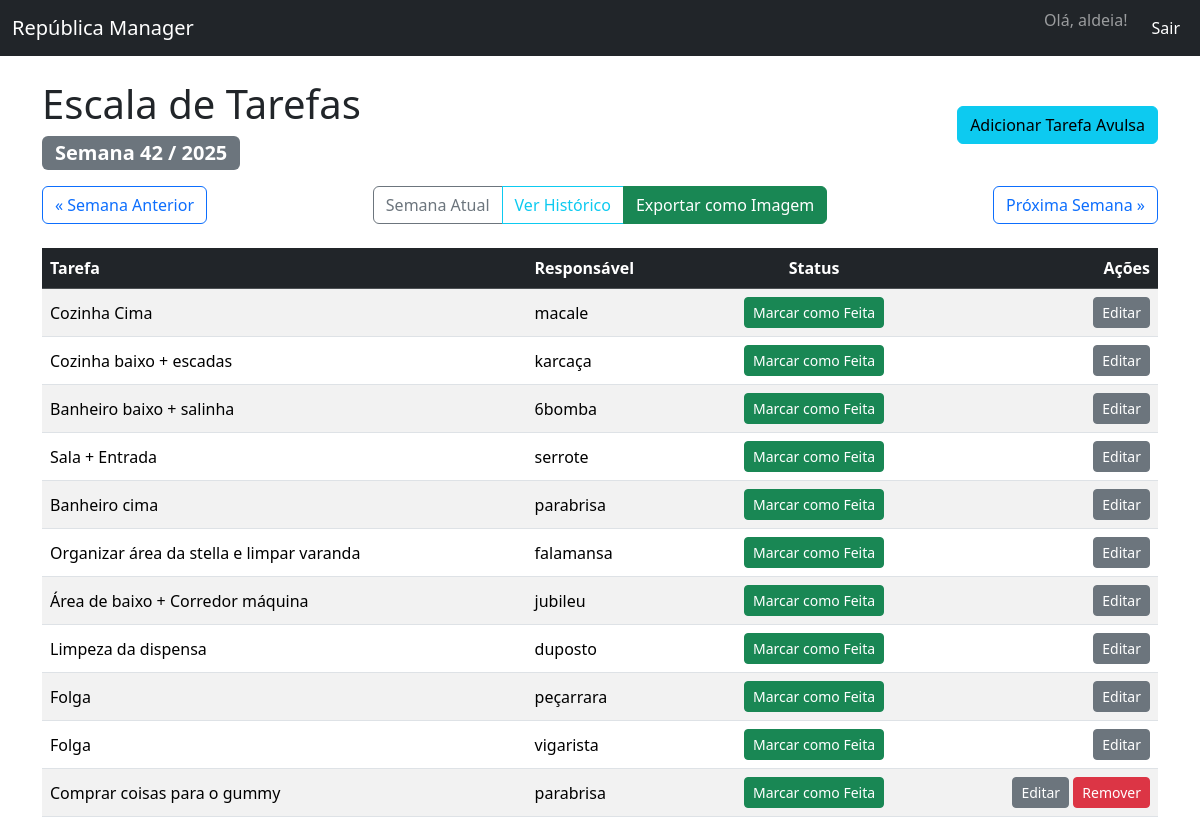
The page /escala (signed in) on the database its author committed.
### app/models.py (models this page shows, shortened)
class User(UserMixin, db.Model):
    __tablename__ = 'usuarios'
    id = db.Column(db.Integer, primary_key=True)
    username = db.Column(db.String(80), unique=True, nullable=False)
    password_hash = db.Column(db.String(120), nullable=False)
    cargo = db.Column(db.String(20), nullable=False, default='usuario')
    def is_gerenciador(self):
        return self.cargo in ['admin', 'gerenciador']

class EscalaSemanal(db.Model):
    __tablename__ = 'escala_semanal'
    id = db.Column(db.Integer, primary_key=True)
    semana = db.Column(db.Integer, nullable=False)
    ano = db.Column(db.Integer, nullable=False)
    tarefa = db.Column(db.String(200), nullable=False)
    responsavel = db.Column(db.String(80), nullable=False)
    status = db.Column(db.String(20), nullable=False, default='pendente')
    tipo = db.Column(db.String(20), nullable=False, default='recorrente')

### app/escala.py (the view, shortened to what this page needs)
@escala_bp.route('/escala')
@escala_bp.route('/escala/<int:ano>/<int:semana>')
@login_required
def ver_escala(ano=None, semana=None):
    if ano is None or semana is None:
        hoje = date.today()
        data_ajustada = hoje - timedelta(days=2)
        semana = data_ajustada.isocalendar()[1]
        ano = data_ajustada.isocalendar()[0]
    data_referencia = datetime.fromisocalendar(ano, semana, 1)
    data_anterior = data_referencia - timedelta(days=7)
    data_proxima = data_referencia + timedelta(days=7)
    semana_anterior = {'ano': data_anterior.isocalendar()[0], 'semana': data_anterior.isocalendar()[1]}
    semana_proxima = {'ano': data_proxima.isocalendar()[0], 'semana': data_proxima.isocalendar()[1]}
    tabela_db = EscalaSemanal.query.filter_by(semana=semana, ano=ano).order_by(EscalaSemanal.id).all()
    return render_template('escala.html', tabela=tabela_db, semana=semana, ano=ano,
                           semana_anterior=semana_anterior, semana_proxima=semana_proxima)

### app/templates/escala.html (shortened to what this page needs)
{% extends "layout.html" %}
{% block content %}
<div class="d-flex justify-content-between align-items-center mb-3 flex-wrap gap-2">
    <div>
        <h1>Escala de Tarefas</h1>
        <span class="badge bg-secondary fs-5">Semana {{ semana }} / {{ ano }}</span>
    </div>
    {% if current_user.is_gerenciador() %}
    <a href="{{ url_for('escala.adicionar_tarefa_avulsa', ano=ano, semana=semana) }}" class="btn btn-info">
        Adicionar Tarefa Avulsa
    </a>
    {% endif %}
</div>
<div class="d-flex justify-content-between mb-4 flex-wrap gap-2">
    <a href="{{ url_for('escala.ver_escala', ano=semana_anterior.ano, semana=semana_anterior.semana) }}" class="btn btn-outline-primary">&laquo; Semana Anterior</a>
    <div class="btn-group">
        <a href="{{ url_for('escala.ver_escala') }}" class="btn btn-outline-secondary">Semana Atual</a>
        <a href="{{ url_for('escala.historico_escala') }}" class="btn btn-outline-info">Ver Histórico</a>
        <button id="btn-exportar" class="btn btn-success">Exportar como Imagem</button>
    </div>
    <a href="{{ url_for('escala.ver_escala', ano=semana_proxima.ano, semana=semana_proxima.semana) }}" class="btn btn-outline-primary">Próxima Semana &raquo;</a>
</div>
<div class="table-responsive">
    <table class="table table-striped table-hover" id="tabela-escala">
        <thead class="table-dark">
            <tr>
                <th scope="col">Tarefa</th>
                <th scope="col">Responsável</th>
                <th scope="col" class="text-center">Status</th>
                {% if current_user.is_gerenciador() %}
                <th scope="col" class="text-end">Ações</th>
                {% endif %}
            </tr>
        </thead>
        <tbody>
            {% for item in tabela %}
            <tr class="align-middle">
                <td>{{ item.tarefa }}</td>
                <td>{{ item.responsavel }}</td>
                <td class="text-center">
                    {% if item.status == 'pendente' %}
                        <a href="{{ url_for('escala.fazer', id_tarefa=item.id) }}" class="btn btn-success btn-sm">Marcar como Feita</a>
                    {% else %}
                        <span class="badge bg-primary">Feita</span>
                    {% endif %}
                </td>
                {% if current_user.is_gerenciador() %}
                <td class="text-end">
                    <a href="{{ url_for('escala.edit_tarefa_semanal', id_tarefa=item.id) }}" class="btn btn-secondary btn-sm">Editar</a>
                    {% if item.tipo == 'avulsa' %}
                    <form action="{{ url_for('escala.deletar_tarefa_semanal', id_tarefa=item.id) }}" method="POST" class="d-inline" onsubmit="return confirm('Tem a certeza de que deseja remover esta tarefa avulsa?');">
                        <button type="submit" class="btn btn-danger btn-sm">Remover</button>
                    </form>
                    {% endif %}
                </td>
                {% endif %}
            </tr>
            {% else %}
            <tr>
                <td colspan="4" class="text-center">Nenhuma tarefa para esta semana.</td>
            </tr>
            {% endfor %}
        </tbody>
    </table>
</div>
{% endblock %}

### app/templates/layout.html (shortened to what this page needs)
<!DOCTYPE html>
<html lang="pt-BR">
<head>
    <link href="https://cdn.jsdelivr.net/npm/bootstrap@5.3.3/dist/css/bootstrap.min.css" rel="stylesheet">
</head>
<body>
    {% if current_user.is_authenticated %}
    <nav class="navbar navbar-expand-lg navbar-dark bg-dark">
        <div class="container-fluid">
            <a class="navbar-brand" href="{{ url_for('routes.index') }}">República Manager</a>
            <div class="collapse navbar-collapse" id="navbarNav">
                <ul class="navbar-nav ms-auto">
                    <li class="nav-item">
                        <span class="navbar-text me-3">
                            Olá, {{ current_user.username }}!
                        </span>
                    </li>
                    <li class="nav-item">
                        <a class="nav-link btn btn-danger btn-sm text-white" href="{{ url_for('routes.logout') }}">Sair</a>
                    </li>
                </ul>
            </div>
        </div>
    </nav>
    {% endif %}
    <main class="container mt-4">
        {% block content %}{% endblock %}
    </main>
</body>
</html>

### rows shown on the page
User: username "aldeia"
EscalaSemanal: tarefa "Cozinha Cima", responsavel "macale"
EscalaSemanal: tarefa "Cozinha baixo + escadas", responsavel "karcaça"
EscalaSemanal: tarefa "Banheiro baixo + salinha", responsavel "6bomba"
EscalaSemanal: tarefa "Sala + Entrada", responsavel "serrote"
EscalaSemanal: tarefa "Banheiro cima", responsavel "parabrisa"
EscalaSemanal: tarefa "Organizar área da stella e limpar varanda", responsavel "falamansa"
EscalaSemanal: tarefa "Área de baixo + Corredor máquina", responsavel "jubileu"
EscalaSemanal: tarefa "Limpeza da dispensa", responsavel "duposto"
EscalaSemanal: tarefa "Folga", responsavel "peçarrara"
EscalaSemanal: tarefa "Folga", responsavel "vigarista"
EscalaSemanal: tarefa "Comprar coisas para o gummy", responsavel "parabrisa"

### other values the page prints
{{ semana }} "42"
{{ ano }} "2025"
